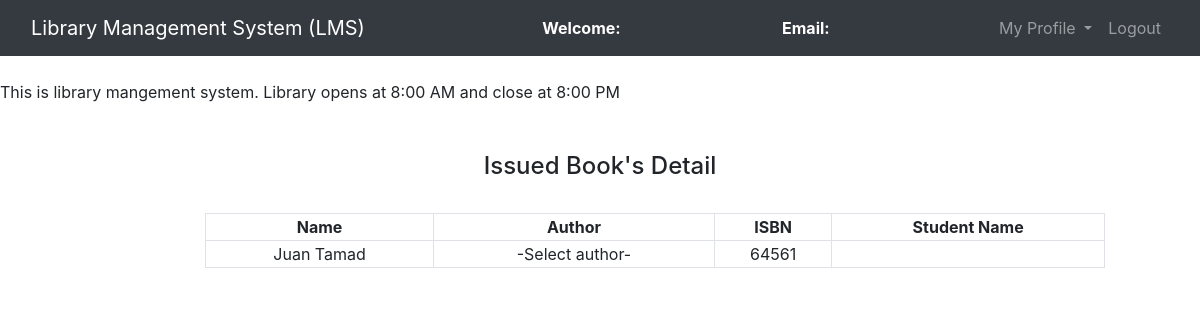
Page /admin/view_issued_book.php on the committed database.
### tables this page shows
CREATE TABLE `issued_books` (
  `s_no` int(11) NOT NULL,
  `ISBN` int(11) NOT NULL,
  `book_name` varchar(200) NOT NULL,
  `book_author` varchar(200) NOT NULL,
  `student_id` int(11) NOT NULL,
  `status` int(11) NOT NULL,
  `issue_date` longtext NOT NULL
);

### admin/view_issued_book.php (the view, shortened to what this page needs)
<?php
	$connection = mysqli_connect("localhost","root","");
	$query = "select issued_books.book_name,issued_books.book_author,issued_books.ISBN,users.name from issued_books left join users on issued_books.student_id = users.id where issued_books.status = 1";
?>
<!DOCTYPE html>
<html>
<head>
	<link rel="stylesheet" type="text/css" href="../bootstrap-4.4.1/css/bootstrap.min.css">
</head>
<body>
	<nav class="navbar navbar-expand-lg navbar-dark bg-dark">
		<div class="container-fluid">
			<div class="navbar-header">
				<a class="navbar-brand" href="admin_dashboard.php">Library Management System (LMS)</a>
			</div>
			<font style="color: white"><span><strong>Welcome: <?php echo $_SESSION['name'];?></strong></span></font>
			<font style="color: white"><span><strong>Email: <?php echo $_SESSION['email'];?></strong></font>
		    <ul class="nav navbar-nav navbar-right">
		      <li class="nav-item dropdown">
	        	<a class="nav-link dropdown-toggle" data-toggle="dropdown">My Profile </a>
		      </li>
		      <li class="nav-item">
		        <a class="nav-link" href="../logout.php">Logout</a>
		      </li>
		    </ul>
		</div>
	</nav><br>
	<span><marquee>This is library mangement system. Library opens at 8:00 AM and close at 8:00 PM</marquee></span><br><br>
		<center><h4>Issued Book's Detail</h4><br></center>
		<div class="row">
			<div class="col-md-2"></div>
			<div class="col-md-8">
				<form>
					<table class="table-bordered" width="900px" style="text-align: center">
						<tr>
							<th>Name</th>
							<th>Author</th>
							<th>ISBN</th>
							<th>Student Name</th>
						</tr>
					<?php
						$query_run = mysqli_query($connection,$query);
						while ($row = mysqli_fetch_assoc($query_run)){
							?>
							<tr>
							<td><?php echo $row['book_name'];?></td>
							<td><?php echo $row['book_author'];?></td>
							<td><?php echo $row['ISBN'];?></td>
							<td><?php echo $row['name'];?></td>
						</tr>
					<?php
						}
					?>
				</table>
				</form>
			</div>
			<div class="col-md-2"></div>
		</div>
</body>
</html>

### rows in the picture
issued_books: book_name "Juan Tamad", book_author "-Select author-", ISBN "64561"
